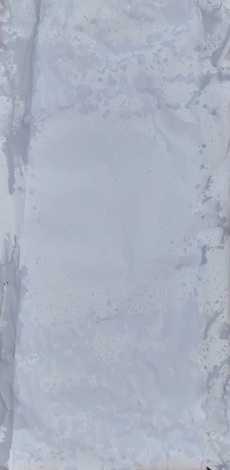
#> input picture photos/wet1.jpg, 230 x 470 px, found by its file name
$ python wet_detect.py
#> lines starting #> are read from the running program, lines starting #| are printed output that depends on the picture; long printed decimals are rounded
#> in return_rows, frame is the input picture: shape (470, 230, 3); mean B, G, R 192.2, 177.6, 170.4
import cv2
import time
import numpy as np

wet_precent = 60 #TODO CAP LETTER
# [21 lines of commented-out code are left out]
def is_tile_wet(tile, percent_threshold):
    # 'tile' is an HSV array. Channel 2 is 'Value' (Brightness).
    v_channel = tile[:, :, 2]

    # Create a mask where True (1) is a dark pixel and False (0) is bright
    dark_pixels = np.count_nonzero(v_channel <= 150)

    # Total number of pixels in this tile
    total_pixels = v_channel.size

    actual_percent = (dark_pixels / total_pixels) * 100

    print(actual_percent)
    return actual_percent >= percent_threshold, actual_percent

def divide_into_three_rows(img):
    hsv_img = cv2.cvtColor(img, cv2.COLOR_BGR2HSV)
#> hsv_img: shape (470, 230, 3); mean H, S, V 110.3, 29, 192.2

    h, w = img.shape[:2]
#> h = 470; w = 230

    row_h = h // 3
#> row_h = 156

    top_row = hsv_img[0 : row_h, 0 : w]
#> top_row: shape (156, 230, 3); mean H, S, V 110.1, 30, 191.6
    mid_row = hsv_img[row_h : row_h*2, 0 : w]
#> mid_row: shape (156, 230, 3); mean H, S, V 109.8, 28.4, 192.7
    bottom_row = hsv_img[row_h*2 : h, 0 : w]
#> bottom_row: shape (158, 230, 3); mean H, S, V 110.8, 28.5, 192.2

    rows = [top_row, mid_row, bottom_row]
    return rows


# [58 lines left out: functions main_image, main_movie, not called in this run]

def return_rows(path):
    row_list = []
    frame = cv2.imread(path)
    rows = divide_into_three_rows(frame)
#> rows = 3 items

    for row in rows:
        is_wet, precent = is_tile_wet(row, wet_precent)
        row_list.append((is_wet, precent))
#> this loop made 3 passes
#> (dark_pixels in is_tile_wet, total_pixels in is_tile_wet, actual_percent in is_tile_wet, precent) on passes 1 to 3: (2, 35880, 0.00557, 0.00557), (36, 35880, 0.1, 0.1), (36, 36340, 0.0991, 0.0991)
#| 0.005574
#| 0.1003
#| 0.09906
#> pass 1, in is_tile_wet, `v_channel = tile[:, :, 2]`:
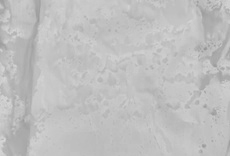
#> v_channel: shape (156, 230); min 150, max 216, mean 191.6
#> pass 2, in is_tile_wet (call 2), `v_channel = tile[:, :, 2]`:
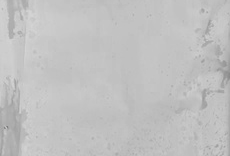
#> v_channel: shape (156, 230); min 125, max 212, mean 192.7
#> pass 3, in is_tile_wet (call 3), `v_channel = tile[:, :, 2]`:
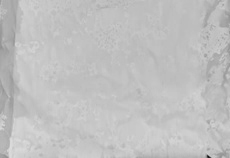
#> v_channel: shape (158, 230); min 22, max 221, mean 192.2
#> after the loop, row_list = [(False, 0.00557), (False, 0.1), (False, 0.0991)]

    return row_list

list = return_rows("photos/wet1.jpg")
#> list = [(False, 0.00557), (False, 0.1), (False, 0.0991)]
print(list)
#| [(False, 0.005574), (False, 0.1003), (False, 0.09906)]


# [36 lines of commented-out code are left out]


cv2.waitKey(0)
